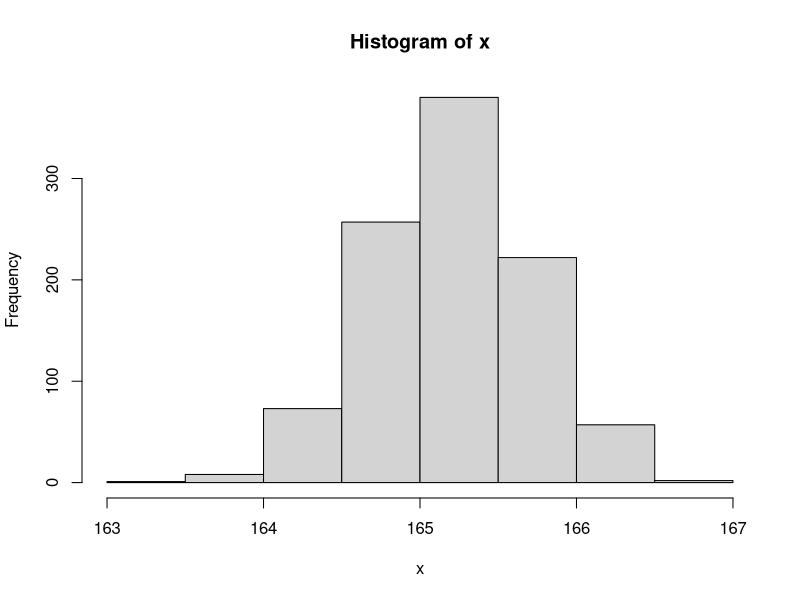

R code for this plot:
# chap10_Hypothesis_Test

# 가설(Hypothesis) : 어떤 사건을 설명하기 위한 가정 
# 검정(test) : 표본에 의해서 구해진 통계량으로 가설 채택/기각 과정 
# 추정(estimation) : 표본을 통해서 모집단을 확률적으로 추측   


# 검정통계량 : 표본에 의해서 계산된 통계량(표본평균, 표본표준편차)
# 모수 : 모집단에 의해서 나온 통계량(모평균, 모표준편차)  
# 오차 : 검정통계량과 모수 간의 차이 
# 오차범위 : 오차범위가 벗어나면 모수와 차이가 있다고 본다.
# 유의수준 : 오차 범위의 기준(통상 : 알파=0.05)


# 추정 방법 
# 1) 점 추정 : 제시된 한 개의 값과 검정통계량을 직접 비교하여
#    가설 기각유무를 결정 
# ex) 우리나라 중학교 2학년 남학생 평균키는 165.2cm로 추정

# 2) 구간 추정 : 신뢰구간과 검정통계량을 비교하여 가설 기각유무 결정 
# 신뢰구간 : 오차범위에 의해서 결정된 하한값과 상한값의 범위 
# ex) 우리나라 중학교 2학년 남학생 평균키는 164.5 ~ 165.5cm로 추정

############################
### 가설과 검정
############################

# 귀무가설(H0) : 중2 남학생 평균키는 165.1~165.3cm 추정

# 모집단 -> 표준(1,000명)
x <- rnorm(1000, mean=165.2, sd=0.5)
length(x)

hist(x)
# 정규성검정(H0 : 정규분포와 차이가 없다.)
shapiro.test(x)
# W = 0.99816, p-value = 0.3567
# W : 검정통계량 -> p-value : 유의확률
# 검정 : p-value >= 알파(0.05)

# 1. 평균차이 검정
t.test(x, mu=165.2)
# t = 0.027858, df = 999 : 검정통계량(t, df)
# p-value = 0.9778: p >=알파(0.05)
# alternative hypothesis: true mean is not equal to 165.2
# 95 percent confidence interval: 95%신뢰 수준
#   165.1695 165.2314 : 신뢰구간(채택역)
# sample estimates:
#   mean of x : x 실제 평균 
# 165.2004 


# 2. 기각역의 평균 검정
t.test(x, mu=165.1)
# 귀무가설 : 평균키가 165.1cm 차이가 없다.(x) <- 기각이유

# t = 6.3738, df = 999
#p-value = 2.811e-10 < 알파(0.05)
# alternative hypothesis: true mean is not equal to 165.1
# 95 percent confidence interval:
#   165.1695 165.2314 : 기각역
# sample estimates:
#   mean of x 
# 165.2004 

# 3. 신뢰수준 : 99%
?t.test
t.test(x, mu=165.21, conf.level = 0.99) #신뢰수준 0.99

# t = -0.60674, df = 999, p-value = 0.5442
# alternative hypothesis: true mean is not equal to 165.21
# 99 percent confidence interval:
#   165.1598 165.2411 : 채택역
# [해설] 신뢰수준 향상 -> 채택역 확장

# sample estimates:
#   mean of x 
# 165.2004 





